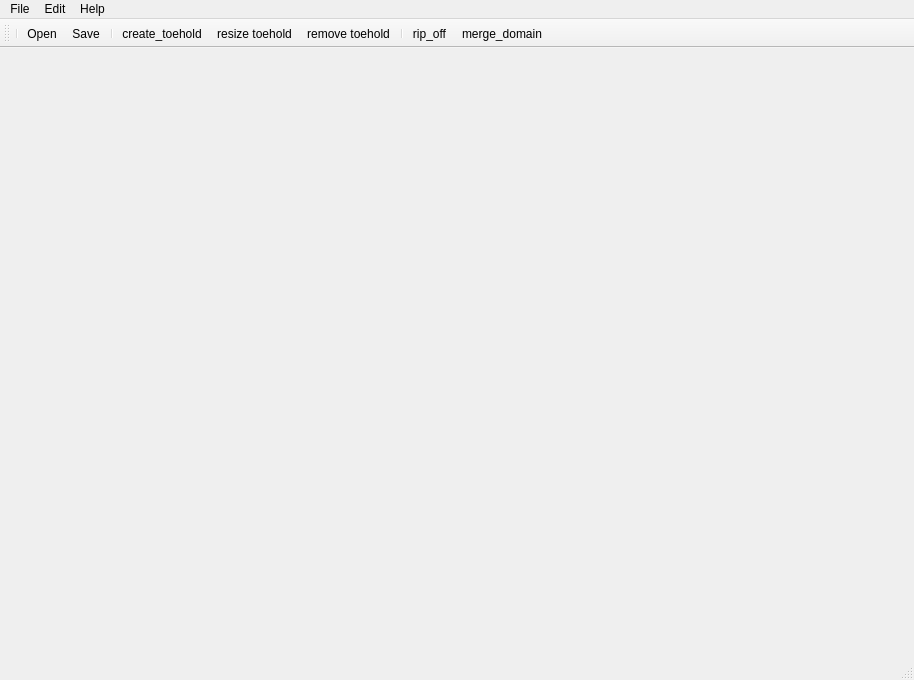
<?xml version="1.0" encoding="UTF-8"?>
<ui version="4.0">
 <class>MainWindow</class>
 <widget class="QMainWindow" name="MainWindow">
  <property name="geometry">
   <rect>
    <x>0</x>
    <y>0</y>
    <width>914</width>
    <height>680</height>
   </rect>
  </property>
  <property name="windowTitle">
   <string>MainWindow</string>
  </property>
  <widget class="QWidget" name="centralwidget">
   <layout class="QGridLayout" name="gridLayout"/>
  </widget>
  <widget class="QMenuBar" name="menubar">
   <property name="geometry">
    <rect>
     <x>0</x>
     <y>0</y>
     <width>914</width>
     <height>22</height>
    </rect>
   </property>
   <widget class="QMenu" name="menuAnimDNA">
    <property name="title">
     <string>File</string>
    </property>
    <addaction name="actionOpen"/>
    <addaction name="actionRecent_2"/>
    <addaction name="separator"/>
    <addaction name="actionSave"/>
    <addaction name="actionSave_As"/>
   </widget>
   <widget class="QMenu" name="menuHelp">
    <property name="title">
     <string>Help</string>
    </property>
    <addaction name="actionAbout"/>
    <addaction name="actionReport_an_error"/>
   </widget>
   <widget class="QMenu" name="menuPreference">
    <property name="title">
     <string>Edit</string>
    </property>
    <addaction name="actionUndo"/>
    <addaction name="actionRedo"/>
   </widget>
   <addaction name="menuAnimDNA"/>
   <addaction name="menuPreference"/>
   <addaction name="menuHelp"/>
  </widget>
  <widget class="QStatusBar" name="statusbar"/>
  <widget class="QToolBar" name="toolBar">
   <property name="windowTitle">
    <string>toolBar</string>
   </property>
   <attribute name="toolBarArea">
    <enum>TopToolBarArea</enum>
   </attribute>
   <attribute name="toolBarBreak">
    <bool>false</bool>
   </attribute>
   <addaction name="separator"/>
   <addaction name="actionOpen"/>
   <addaction name="actionSave"/>
   <addaction name="separator"/>
   <addaction name="actionCreate_toehold"/>
   <addaction name="actionResize_toehold"/>
   <addaction name="actionRemove_toehold"/>
   <addaction name="separator"/>
   <addaction name="actionRip_off"/>
   <addaction name="actionMerge_domain"/>
  </widget>
  <action name="actionRecent_File">
   <property name="text">
    <string>Preference</string>
   </property>
  </action>
  <action name="actionDocumentation">
   <property name="text">
    <string>Documentation</string>
   </property>
  </action>
  <action name="actionReport_an_error">
   <property name="text">
    <string>Report a problem</string>
   </property>
  </action>
  <action name="actionOpen">
   <property name="icon">
    <iconset>
     <normaloff>:/Live_Mail_Icon/Live Mail.ico</normaloff>:/Live_Mail_Icon/Live Mail.ico</iconset>
   </property>
   <property name="text">
    <string>Open</string>
   </property>
   <property name="toolTip">
    <string>import .json</string>
   </property>
   <property name="shortcut">
    <string>Ctrl+O</string>
   </property>
  </action>
  <action name="actionAbout">
   <property name="text">
    <string>About</string>
   </property>
  </action>
  <action name="actionSave">
   <property name="icon">
    <iconset>
     <normaloff>:/save/489751-Floppy_Disk-128.png</normaloff>:/save/489751-Floppy_Disk-128.png</iconset>
   </property>
   <property name="text">
    <string>Save</string>
   </property>
   <property name="toolTip">
    <string>write .json</string>
   </property>
   <property name="shortcut">
    <string>Ctrl+S</string>
   </property>
  </action>
  <action name="actionSmiley_json">
   <property name="text">
    <string>smiley.json</string>
   </property>
  </action>
  <action name="actionSmiley_with_teeth_json">
   <property name="text">
    <string>smiley_with_teeth.json</string>
   </property>
  </action>
  <action name="actionSelect">
   <property name="checkable">
    <bool>true</bool>
   </property>
   <property name="icon">
    <iconset>
     <normaloff>:/select_icon/click.png</normaloff>:/select_icon/click.png</iconset>
   </property>
   <property name="text">
    <string>select</string>
   </property>
   <property name="toolTip">
    <string>select staple strand to operate</string>
   </property>
   <property name="shortcut">
    <string>Shift+S</string>
   </property>
  </action>
  <action name="actionEdit">
   <property name="text">
    <string>Undo</string>
   </property>
  </action>
  <action name="actionRedo">
   <property name="text">
    <string>Redo</string>
   </property>
   <property name="shortcut">
    <string>Ctrl+R</string>
   </property>
  </action>
  <action name="actionRecent">
   <property name="text">
    <string>Open</string>
   </property>
  </action>
  <action name="actionRecent_2">
   <property name="text">
    <string>Recent</string>
   </property>
  </action>
  <action name="actionSave_2">
   <property name="text">
    <string>Save</string>
   </property>
  </action>
  <action name="actionSave_As">
   <property name="text">
    <string>Save As...</string>
   </property>
  </action>
  <action name="actionPrint">
   <property name="text">
    <string>Print</string>
   </property>
  </action>
  <action name="actionCreate_toehold">
   <property name="checkable">
    <bool>false</bool>
   </property>
   <property name="icon">
    <iconset>
     <normaloff>:/dna/transformation.png</normaloff>:/dna/transformation.png</iconset>
   </property>
   <property name="text">
    <string>create_toehold</string>
   </property>
   <property name="toolTip">
    <string>create toehold</string>
   </property>
  </action>
  <action name="actionUndo">
   <property name="text">
    <string>Undo</string>
   </property>
   <property name="shortcut">
    <string>Ctrl+Z</string>
   </property>
  </action>
  <action name="actionResize_toehold">
   <property name="checkable">
    <bool>false</bool>
   </property>
   <property name="text">
    <string>resize toehold</string>
   </property>
   <property name="toolTip">
    <string>Change the length of a selected toehold</string>
   </property>
  </action>
  <action name="actionRemove_toehold">
   <property name="text">
    <string>remove toehold</string>
   </property>
   <property name="toolTip">
    <string>remove selected toehold</string>
   </property>
  </action>
  <action name="actionRip_off">
   <property name="text">
    <string>rip_off</string>
   </property>
   <property name="toolTip">
    <string>rip off strand</string>
   </property>
  </action>
  <action name="actionMerge_domain">
   <property name="text">
    <string>merge_domain</string>
   </property>
  </action>
 </widget>
 <resources>
  <include location="images/SaveIcon.qrc"/>
  <include location="images/SelectIcon.qrc"/>
 </resources>
 <connections/>
</ui>
